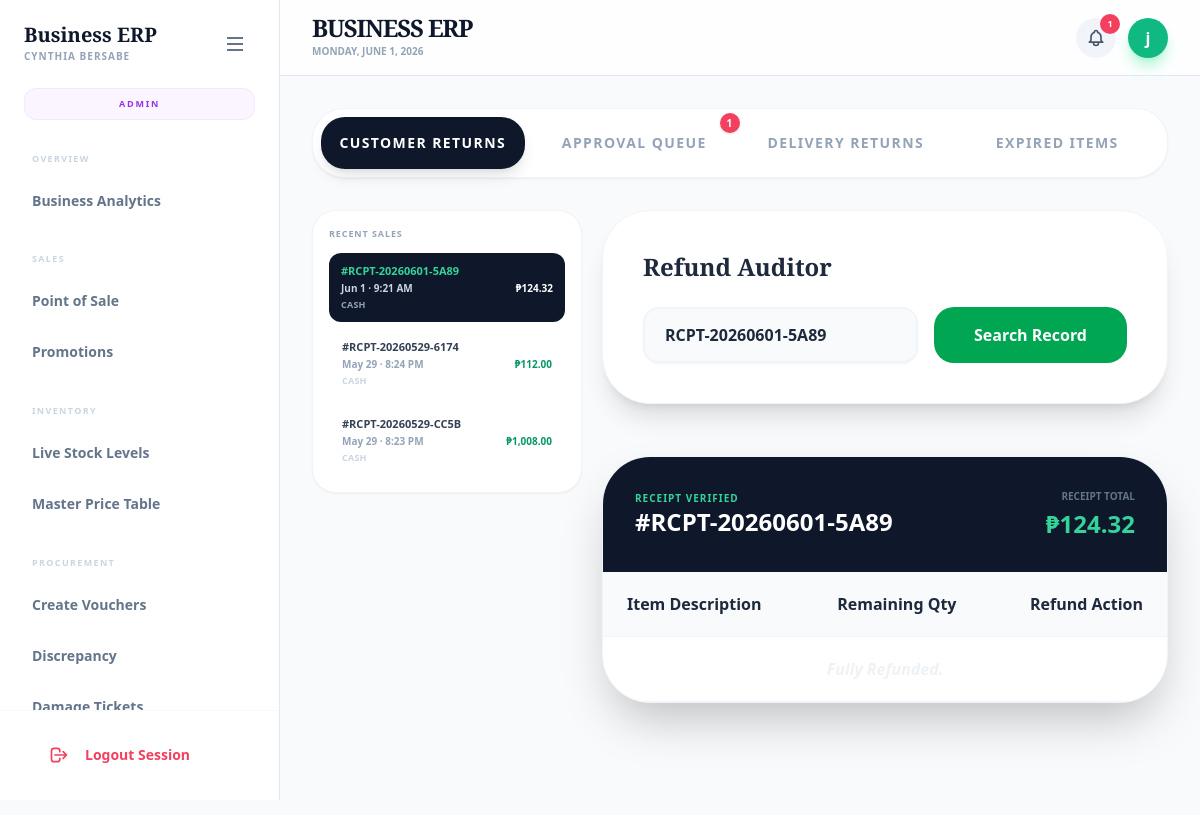
The page /staff/sales/refund_management.php?tab=sales&receipt_no=RCPT-20260601-5A89 (signed in) on the database its author committed.
### tables this page shows
CREATE TABLE `sales` (
  `id` int(11) NOT NULL AUTO_INCREMENT,
  `receipt_no` varchar(20) DEFAULT NULL,
  `user_id` int(11) DEFAULT NULL,
  `total` decimal(10,2) DEFAULT NULL,
  `cash` decimal(10,2) DEFAULT NULL,
  `change_amt` decimal(10,2) DEFAULT NULL,
  `sale_date` datetime DEFAULT current_timestamp(),
  `created_at` timestamp NOT NULL DEFAULT current_timestamp(),
  `payment_mode` enum('Cash','GCash','Maya','Credit Card') DEFAULT 'Cash',
  `reference_no` varchar(100) DEFAULT NULL,
  `discount_name` varchar(100) DEFAULT 'None',
  `discount_amount` decimal(10,2) DEFAULT 0.00,
  `customer_group_id` int(11) DEFAULT NULL,
  `group_discount_amt` decimal(10,2) DEFAULT 0.00,
  `bundle_discount_amt` decimal(10,2) NOT NULL DEFAULT 0.00,
  PRIMARY KEY (`id`)
);

### staff/sales/refund_management.php (the view, shortened to what this page needs)
<?php
include '../../config/db.php';
$current_role = strtolower($_SESSION['role'] ?? '');
$is_admin     = in_array($current_role, ROLES_ADMIN_AND_UP);
$pending_count        = 0;
$dr_pending_count     = 0;
$disposal_pending_count = 0;
if ($is_admin) {
    $pc = $conn->query("SELECT COUNT(*) AS c FROM refunds WHERE status = '" . REFUND_PENDING . "'");
    $pending_count = intval($pc->fetch_assoc()['c'] ?? 0);
    $dpc = $conn->query("SELECT COUNT(*) AS c FROM delivery_return_requests WHERE status = '" . DR_PENDING . "'");
    $dr_pending_count = intval($dpc->fetch_assoc()['c'] ?? 0);
    $dispc = $conn->query("SELECT COUNT(*) AS c FROM product_disposals WHERE status = '" . DISPOSAL_PENDING . "'");
    $disposal_pending_count = intval($dispc->fetch_assoc()['c'] ?? 0);
}
include '../layout_top.php';
$active_tab = $_GET['tab'] ?? 'sales';
$recent_sales = [];
if ($active_tab === 'sales') {
    $rs_q = $conn->query("SELECT id, receipt_no, total, payment_mode, created_at FROM sales ORDER BY created_at DESC LIMIT 12");
    if ($rs_q) while ($r = $rs_q->fetch_assoc()) $recent_sales[] = $r;
}
$sale_data     = null;
$items         = null;
$receipt_query = isset($_GET['receipt_no']) ? trim(str_replace('#', '', $_GET['receipt_no'])) : null;
if ($active_tab === 'sales' && $receipt_query) {
    $stmt = $conn->prepare("SELECT * FROM sales WHERE receipt_no = ?");
    $stmt->bind_param("s", $receipt_query); $stmt->execute();
    $sale_data = $stmt->get_result()->fetch_assoc();
    if ($sale_data) {
        $sale_id    = $sale_data['id'];
        $stmt_items = $conn->prepare("
            SELECT si.*, p.name, p.barcode,
                   COALESCE((SELECT SUM(r.qty) FROM refunds r
                             WHERE r.sale_id = si.sale_id
                               AND r.product_id = si.product_id
                               AND r.status != '" . REFUND_REJECTED . "'), 0) AS total_refunded
            FROM sales_items si
            JOIN products p ON si.product_id = p.id
            WHERE si.sale_id = ?
        ");
        $stmt_items->bind_param("i", $sale_id); $stmt_items->execute();
        $items = $stmt_items->get_result();
    }
}
?>
<div class="max-w-7xl mx-auto space-y-8 animate-in pb-20">
    <div class="bg-white rounded-[2rem] border border-slate-100 shadow-sm p-2 flex gap-2 flex-wrap">
        <a href="refund_management.php?tab=sales"
           class="flex-1 py-4 rounded-[1.5rem] text-center font-black text-sm uppercase tracking-widest transition-all min-w-[120px]
                  <?= $active_tab === 'sales' ? 'bg-slate-900 text-white shadow-lg' : 'text-slate-400 hover:bg-slate-50' ?>">
            Customer Returns
        </a>
        <?php if ($is_admin):
            $combined_pending = $pending_count + $dr_pending_count + $disposal_pending_count;
        ?>
        <a href="refund_management.php?tab=queue"
           class="relative flex-1 py-4 rounded-[1.5rem] text-center font-black text-sm uppercase tracking-widest transition-all min-w-[120px]
                  <?= $active_tab === 'queue' ? 'bg-amber-500 text-white shadow-lg shadow-amber-100' : 'text-slate-400 hover:bg-slate-50' ?>">
            Approval Queue
            <?php if ($combined_pending > 0): ?>
                <span class="absolute -top-1 -right-1 bg-rose-500 text-white text-[10px] font-black w-5 h-5 rounded-full flex items-center justify-center shadow"><?= $combined_pending ?></span>
            <?php endif; ?>
        </a>
        <?php endif; ?>
        <a href="refund_management.php?tab=delivery"
           class="flex-1 py-4 rounded-[1.5rem] text-center font-black text-sm uppercase tracking-widest transition-all min-w-[120px]
                  <?= $active_tab === 'delivery' ? 'bg-rose-500 text-white shadow-lg shadow-rose-100' : 'text-slate-400 hover:bg-slate-50' ?>">
            Delivery Returns
        </a>
        <a href="refund_management.php?tab=disposal"
           class="flex-1 py-4 rounded-[1.5rem] text-center font-black text-sm uppercase tracking-widest transition-all min-w-[120px]
                  <?= $active_tab === 'disposal' ? 'bg-orange-500 text-white shadow-lg shadow-orange-100' : 'text-slate-400 hover:bg-slate-50' ?>">
            Expired Items
        </a>
    </div>
    <?php if ($active_tab === 'sales'): ?>
    <div class="flex gap-5 items-start">
        <div class="w-[270px] flex-shrink-0 flex flex-col gap-3">
            <div class="bg-white rounded-[1.5rem] border border-slate-100 shadow-sm p-4">
                <p class="text-[9px] font-black text-slate-400 uppercase tracking-widest mb-3">Recent Sales</p>
                <div class="flex flex-col gap-1.5 overflow-y-auto" style="max-height: 68vh;">
                    <?php if (empty($recent_sales)): ?>
                        <p class="text-slate-300 text-xs font-bold text-center py-6">No sales yet.</p>
                    <?php else: foreach ($recent_sales as $rs): ?>
                    <?php $rs_active = ($receipt_query === $rs['receipt_no']); ?>
                    <a href="refund_management.php?tab=sales&receipt_no=<?= urlencode($rs['receipt_no']) ?>"
                       class="flex flex-col gap-0.5 px-3 py-2.5 rounded-xl transition-all cursor-pointer
                              <?= $rs_active ? 'bg-slate-900 text-white' : 'hover:bg-slate-50 border border-transparent hover:border-slate-100' ?>">
                        <span class="font-black text-[11px] <?= $rs_active ? 'text-emerald-400' : 'text-slate-700' ?> truncate">
                            #<?= htmlspecialchars($rs['receipt_no']) ?>
                        </span>
                        <div class="flex items-center justify-between gap-2">
                            <span class="text-[10px] font-bold <?= $rs_active ? 'text-slate-300' : 'text-slate-400' ?>">
                                <?= date('M j · g:i A', strtotime($rs['created_at'])) ?>
                            </span>
                            <span class="text-[10px] font-black <?= $rs_active ? 'text-white' : 'text-emerald-600' ?> flex-shrink-0">
                                ₱<?= number_format($rs['total'], 2) ?>
                            </span>
                        </div>
                        <?php if (!empty($rs['payment_mode'])): ?>
                        <span class="text-[9px] <?= $rs_active ? 'text-slate-400' : 'text-slate-300' ?> font-bold uppercase tracking-wide">
                            <?= htmlspecialchars($rs['payment_mode']) ?>
                        </span>
                        <?php endif; ?>
                    </a>
                    <?php endforeach; endif; ?>
                </div>
            </div>
        </div>
        <div class="flex-1 min-w-0 flex flex-col gap-5">
            <div class="card-modern shadow-xl">
                <h3 class="serif-title text-2xl font-bold mb-6">Refund Auditor</h3>
                <form method="GET" action="refund_management.php" class="flex gap-4">
                    <input type="text" name="receipt_no" placeholder="Enter Receipt Number (e.g. RCPT-20250512-A3F2)..." required
                           class="input-modern flex-1 shadow-sm uppercase font-bold"
                           value="<?= htmlspecialchars($receipt_query ?? '') ?>">
                    <button type="submit" class="btn-pos-primary px-10">Search Record</button>
                </form>
            </div>
            <?php if ($sale_data): ?>
            <div class="bg-white rounded-[3rem] border border-slate-100 shadow-2xl overflow-hidden animate-in">
                <div class="p-8 bg-slate-900 text-white flex justify-between items-center">
                    <div>
                        <p class="text-[10px] font-black text-emerald-400 uppercase tracking-widest">Receipt Verified</p>
                        <h4 class="text-2xl font-bold">#<?= htmlspecialchars($sale_data['receipt_no']) ?></h4>
                    </div>
                    <div class="text-right">
                        <p class="text-[10px] text-slate-500 font-bold uppercase mb-1">Receipt Total</p>
                        <h4 class="text-2xl font-black text-emerald-400">₱<?= number_format($sale_data['total'], 2) ?></h4>
                    </div>
                </div>
                <table class="table-modern text-left min-w-full">
                    <thead>
                        <tr class="bg-slate-50/50">
                            <th class="px-10 py-6">Item Description</th>
                            <th class="px-6 py-6 text-center">Remaining Qty</th>
                            <th class="px-10 py-6 text-right">Refund Action</th>
                        </tr>
                    </thead>
                    <tbody class="divide-y divide-slate-50">
                        <?php
                        $count = 0;
                        while ($item = $items->fetch_assoc()):
                            $rem = $item['qty'] - $item['total_refunded'];
                            if ($rem <= 0) continue;
                            $count++;
                        ?>
                        <?php endwhile; ?>
                        <?php if ($count === 0): ?>
                            <tr><td colspan="3" class="p-20 text-center text-slate-300 font-bold italic opacity-30">Fully Refunded.</td></tr>
                        <?php endif; ?>
                    </tbody>
                </table>
            </div>
            <?php endif; ?>
        </div>
    </div>
    <?php endif;  ?>
</div>
<?php include '../layout_bottom.php'; ?>

### assets/css/style.css (style rules this page uses)
* { box-sizing: border-box; font-family: system-ui, -apple-system, BlinkMacSystemFont, sans-serif; }
body { margin: 0; background: #f4f6f8; color: #333; }
.btn-pos-primary { background-color: #00a651; color: white; font-weight: 800; padding: 1rem 2rem; border-radius: 1.25rem; transition: all 0.3s; display: inline-flex; align-items: center; justify-content: center; cursor: pointer; }
.card-modern { background: white; padding: 2.5rem; border-radius: 3rem; border: 1px solid #f1f5f9; box-shadow: 0 4px 6px -1px rgba(0, 0, 0, 0.05); margin-bottom: 2rem; }
.input-modern { width: 100%; background-color: #f8fafc; border: 2px solid #f1f5f9; border-radius: 1rem; padding: 0.75rem 1.25rem; font-weight: 600; color: #1e293b; outline: none; transition: all 0.2s; }
.table-modern { width: 100%; border-collapse: collapse; }
.table-modern thead tr { background-color: #f8fafc; }
.table-modern th, .table-modern td { padding: 1.25rem 1.5rem; border-bottom: 1px solid #f1f5f9; }
.animate-in { animation: fadeIn 0.3s ease-out; }
body, .main-content { overflow-x: hidden !important; max-width: 100vw; }

### staff/layout_top.php (style rules this page uses)
body { font-family: 'Inter', sans-serif; background-color: #f8fafc; color: #1e293b; overflow-x: hidden; }
.serif-title { font-family: 'Playfair Display', serif; }

### staff/layout_bottom.php (style rules this page uses)
body { animation: fadeIn .3s ease-in; }

### rows shown on the page
sales: receipt_no "RCPT-20260601-5A89", created_at "Jun 1 · 9:21 AM", total "124.32", payment_mode "CASH"
sales: receipt_no "RCPT-20260529-6174", created_at "May 29 · 8:24 PM", total "112.00", payment_mode "CASH"
sales: receipt_no "RCPT-20260529-CC5B", created_at "May 29 · 8:23 PM", total "1,008.00", payment_mode "CASH"

### other values the page prints
$badge_label "ADMIN"
$section "OVERVIEW"
$titles[$file] "Business Analytics"
$section "SALES"
$titles[$file] "Point of Sale"
$titles[$file] "Promotions"
$section "INVENTORY"
$titles[$file] "Live Stock Levels"
$titles[$file] "Master Price Table"
$section "PROCUREMENT"
$titles[$file] "Create Vouchers"
$titles[$file] "Discrepancy"
$page_title "BUSINESS ERP"
min($notif_count, 99) "1"
substr($username, 0, 1) "j"
